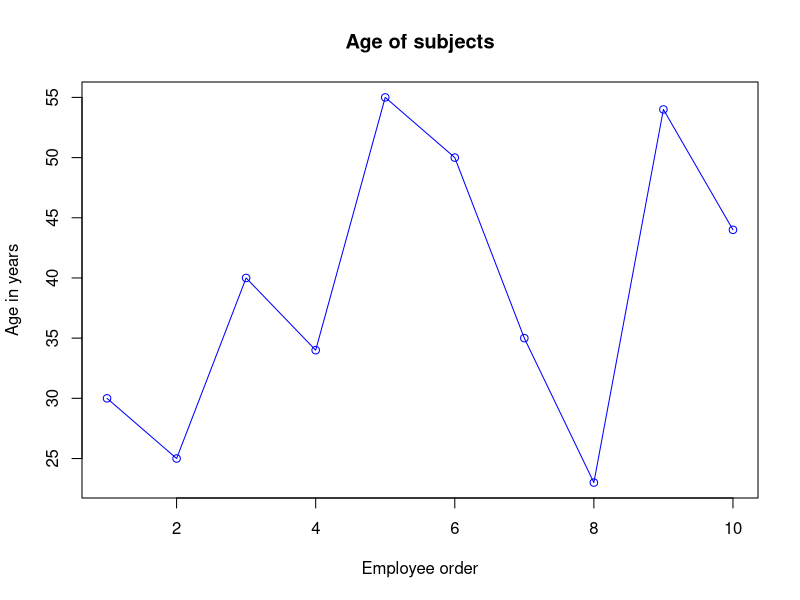
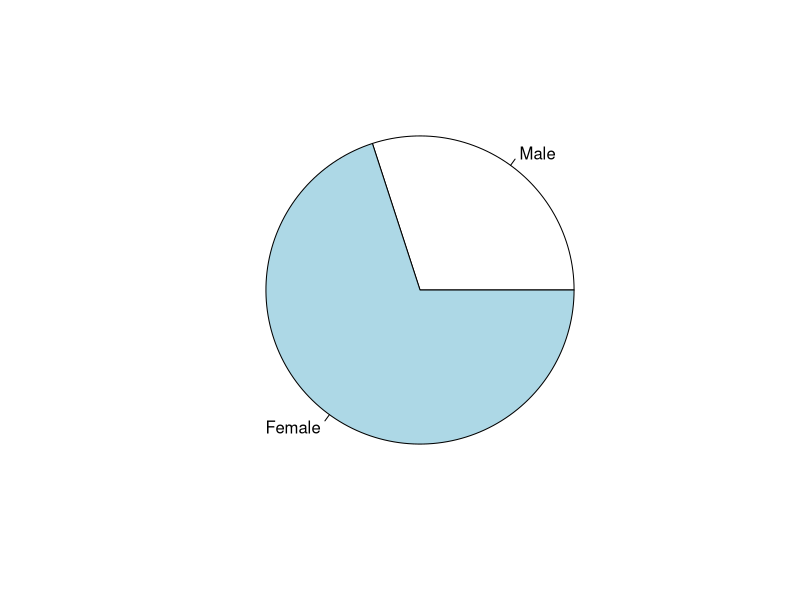
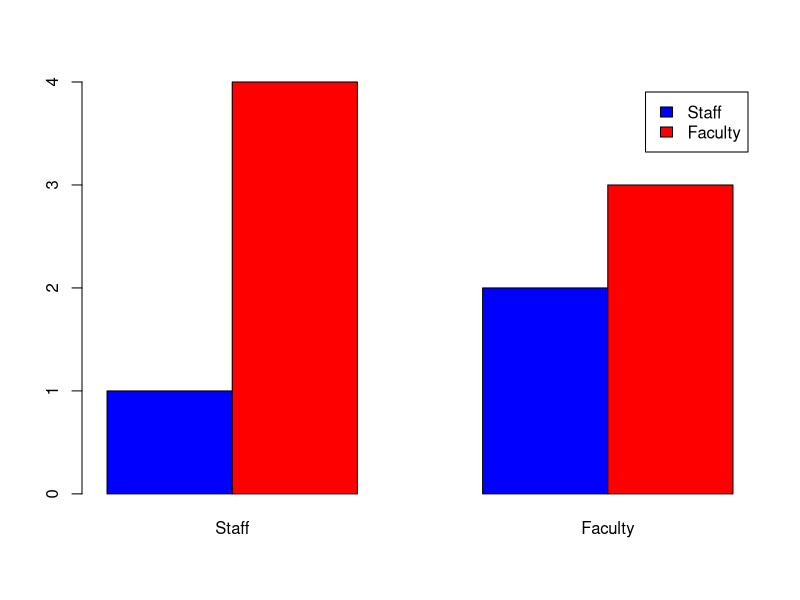

Here is the R script that generated these plots, in order:
empid=c(1,2,3,4,5,6,7,8,9,10)
empid

age=c(30,25,40,34,55,50,35,23,54,44)
age

gender=c(1,0,1,0,1,1,1,1,0,1)
gender

status=c(1,1,2,2,1,2,1,2,2,1)
status

empinfo=data.frame(empid,age,gender,status)
empinfo

nrow(empinfo)
ncol(empinfo)

empinfo$gender=factor(empinfo$gender, level=c(0,1), label=c("Male","Female"))
empinfo

empinfo$status=factor(empinfo$status,
                      levels=c(1,2),
                      labels=c("Staff","Faculty"))
empinfo

summary(empinfo)

empinfo$age
empinfo[,"age",drop=FALSE]

empinfo[,1]
empinfo[,2]

empinfo[1,]
empinfo[2,]

empinfo[3,3]

empinfo[1:5,2:3]

plot(age,type="o",
     main="Age of subjects",
     xlab="Employee order",
     ylab="Age in years",
     col="blue")

Table1=table(empinfo$gender)
Table1

pie(Table1)

Table3=table(empinfo$gender,empinfo$status)
Table3

barplot(Table3,beside=TRUE,col=c('blue','red'),legend.text=c("Staff","Faculty"))
